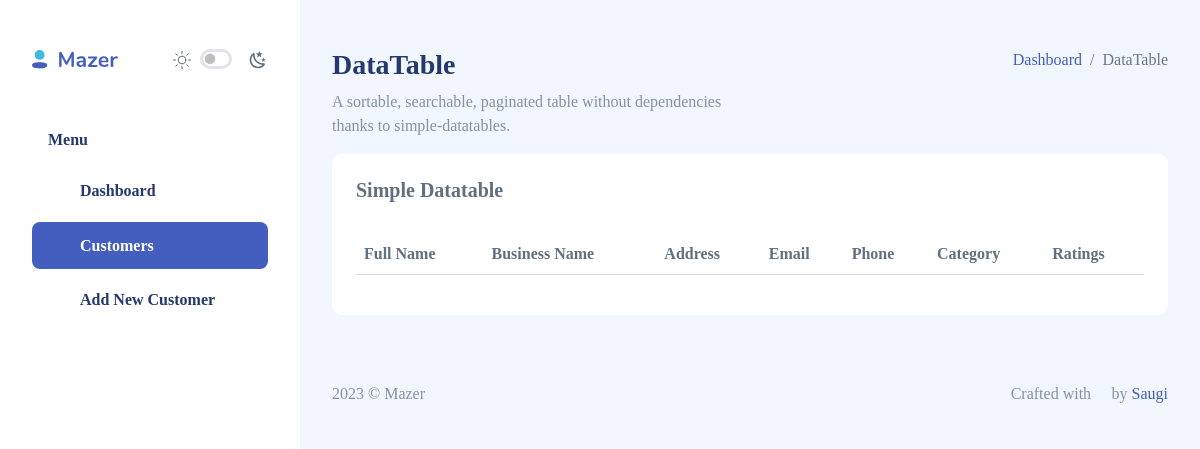
/table/, run on an earlier commit of the app's database.
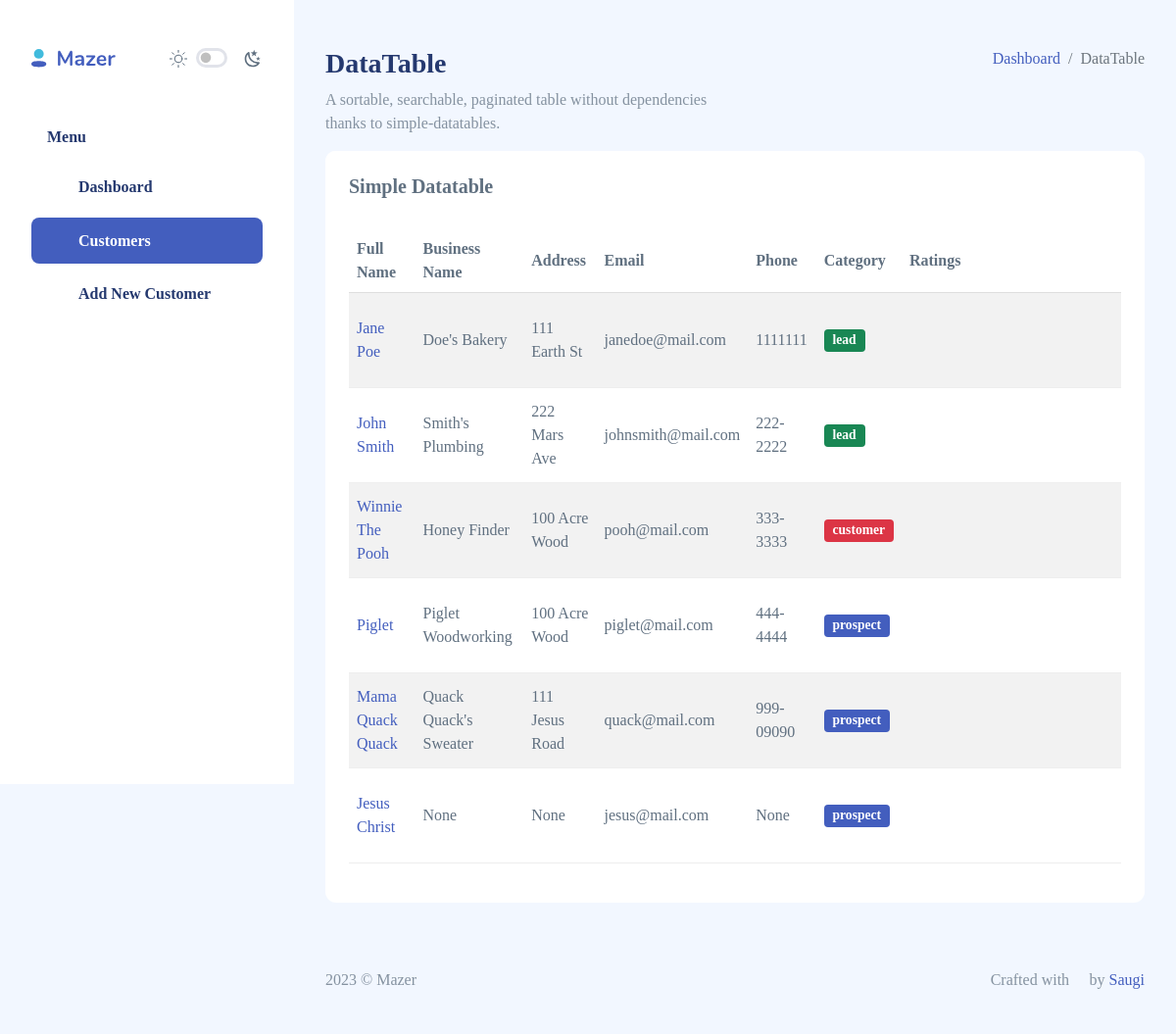
And on a later commit of the database.
### crm/models.py (models this page shows, shortened)
class Record(models.Model):
    created_at = models.DateTimeField(auto_now_add=True)
    full_name = models.CharField(max_length=50)
    biz_name = models.CharField(max_length=50, null=True, blank=True)
    address = models.CharField(max_length=50, null=True, blank=True)
    email = models.EmailField(max_length=50, null=True, blank=True)
    phone = models.CharField(max_length=50, null=True, blank=True)
    category = models.CharField(max_length=50, choices=CHOICES, default="prospect", null=True, blank=True)
    ratings = models.IntegerField(null=True, blank=True)

### crm/views.py (the view)
# urls.py: path('table/', views.table, name='table'),
def table(request):
    records = Record.objects.all()
    return render(request, 'crm/table-datatable.html', {'records': records})

### crm/templates/crm/table-datatable.html (shortened to what this page needs)
{% extends 'crm/base.html' %}
{% load static %}
{% block content %}
<body>
{% include 'crm/sidebar.html' %}
<div class="page-heading">
    <div class="page-title">
        <div class="row">
            <div class="col-12 col-md-6 order-md-1 order-last">
                <h3>DataTable</h3>
                <p class="text-subtitle text-muted">A sortable, searchable, paginated table without dependencies thanks to simple-datatables.</p>
            </div>
            <div class="col-12 col-md-6 order-md-2 order-first">
                <nav aria-label="breadcrumb" class="breadcrumb-header float-start float-lg-end">
                    <ol class="breadcrumb">
                        <li class="breadcrumb-item"><a href="index.html">Dashboard</a></li>
                        <li class="breadcrumb-item active" aria-current="page">DataTable</li>
                    </ol>
                </nav>
            </div>
        </div>
    </div>
    <section class="section">
        <div class="card">
            <div class="card-header">
                <h5 class="card-title">
                    Simple Datatable
                </h5>
            </div>
            <div class="card-body">
                <table class="table table-striped" id="table1">
                    <thead>
                        <tr>
                            <th>Full Name</th>
                            <th>Business Name</th>
                            <th>Address</th>
                            <th>Email</th>
                            <th>Phone</th>
                            <th>Category</th>
                            <th>Ratings</th>
                        </tr>
                    </thead>
                    <tbody>
                        {% for record in records %}
                        <tr>
                            <td><a href="{% url 'client_record' record.id %}">{{ record.full_name }}</a></td>
                            <td>{{ record.biz_name }}</td>
                            <td>{{ record.address }}</td>
                            <td>{{ record.email }}</td>
                            <td>{{ record.phone }}</td>
                            {% if record.category == "prospect" %}
                                <td><span class="badge bg-primary">{{ record.category }}</span></td>
                            {% elif record.category == "lead" %}
                                <td><span class="badge bg-success">{{ record.category }}</span></td>
                            {% elif record.category == "customer" %}
                                <td><span class="badge bg-danger">{{ record.category }}</span></td>
                            {% endif %}
                            <td>
                                <div class="card-body">
                                    <div id="step" class="star-rating" style="width: 160px; height: 32px; background-size: 32px;">
                                    </div>
                                </div>
                            </td>
                        </tr>
                        {% endfor %}
                    </tbody>
                </table>
            </div>
        </div>
    </section>
</div>
{% include 'crm/footer.html' %}
</body>
{% endblock content %}

### crm/templates/crm/base.html (shortened to what this page needs)
{% load static %}
<!doctype html>
<html lang="en">
  <head>
  <link rel="stylesheet" crossorigin href="{% static './assets/compiled/css/app.css' %}">
  <link rel="stylesheet" crossorigin href="{% static './assets/compiled/css/app-dark.css' %}">
  <link rel="stylesheet" crossorigin href="{% static './assets/compiled/css/iconly.css' %}">
  </head>
  <body>
    {% block content %}
    {% endblock content %}
  </body>
</html>

### crm/templates/crm/sidebar.html (shortened to what this page needs)
{% extends 'crm/base.html' %}
{% load static %}
{% block content %}
<div id="app">
    <div id="sidebar">
        <div class="sidebar-wrapper active">
<div class="sidebar-header position-relative">
    <div class="d-flex justify-content-between align-items-center">
        <div class="logo">
            <a href="index.html"><img alt="Logo" srcset=""></a>
        </div>
        <div class="theme-toggle d-flex gap-2  align-items-center mt-2">
            <div class="form-check form-switch fs-6">
                <input class="form-check-input  me-0" type="checkbox" id="toggle-dark" style="cursor: pointer">
            </div>
        </div>
    </div>
</div>
<div class="sidebar-menu">
    <ul class="menu">
        <li class="sidebar-title">Menu</li>
        {% if request.path == "/" %}
        <li class="sidebar-item active ">
        {% else %}
        <li class="sidebar-item ">
        {% endif %}
            <a href="{% url 'index' %}" class='sidebar-link'>
                <i class="bi bi-grid-fill"></i>
                <span>Dashboard</span>
            </a>
        </li>
        {% if request.path == "/table/" %}
        <li class="sidebar-item active">
        {% else %}
        <li class="sidebar-item ">
        {% endif %}
            <a href="{% url 'table' %}" class='sidebar-link'>
                <i class="bi bi-stack"></i>
                <span>Customers</span>
            </a>
        </li>
        {% if request.path == "/add_record/" %}
        <li class="sidebar-item active">
        {% else %}
        <li class="sidebar-item ">
        {% endif %}
            <a href="{% url 'add_record' %}" class='sidebar-link'>
                <i class="bi bi-stack"></i>
                <span>Add New Customer</span>
            </a>
        </li>
    </ul>
</div>
</div>
    </div>
    <div id="main">
{% endblock content %}

### crm/templates/crm/footer.html (shortened to what this page needs)
{% load static %}
<footer>
    <div class="footer clearfix mb-0 text-muted">
        <div class="float-start">
            <p>2023 &copy; Mazer</p>
        </div>
        <div class="float-end">
            <p>Crafted with <span class="text-danger"><i class="bi bi-heart-fill icon-mid"></i></span>
                by <a href="https://saugi.me">Saugi</a></p>
        </div>
    </div>
</footer>

What changed in the data, as far as the page shows it:
added Record: full_name "Jane Poe", biz_name "Doe's Bakery", address "111 Earth St", email "janedoe@mail.com", phone "1111111", category "lead"
added Record: full_name "John Smith", biz_name "Smith's Plumbing", address "222 Mars Ave", email "johnsmith@mail.com", phone "222-2222", category "lead"
added Record: full_name "Winnie The Pooh", biz_name "Honey Finder", address "100 Acre Wood", email "pooh@mail.com", phone "333-3333", category "customer"
added Record: full_name "Piglet", biz_name "Piglet Woodworking", address "100 Acre Wood", email "piglet@mail.com", phone "444-4444", category "prospect"
added Record: full_name "Mama Quack Quack", biz_name "Quack Quack's Sweater", address "111 Jesus Road", email "quack@mail.com", phone "999-09090", category "prospect"
added Record: full_name "Jesus Christ", biz_name "None", address "None", email "jesus@mail.com", phone "None", category "prospect"
